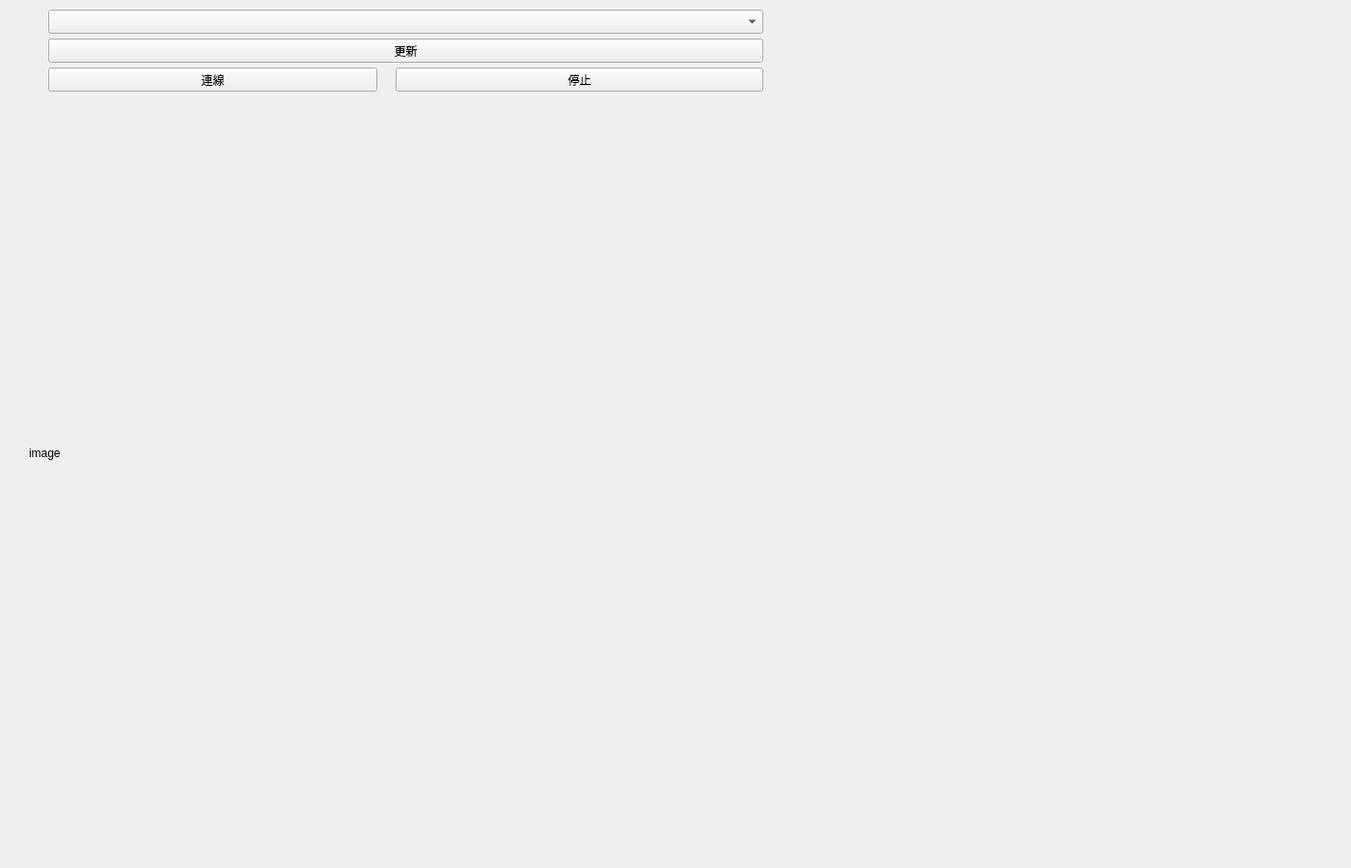
<?xml version="1.0" encoding="UTF-8"?>
<ui version="4.0">
 <class>Image_form</class>
 <widget class="QWidget" name="Image_form">
  <property name="geometry">
   <rect>
    <x>0</x>
    <y>0</y>
    <width>1400</width>
    <height>900</height>
   </rect>
  </property>
  <property name="windowTitle">
   <string>Form</string>
  </property>
  <widget class="QComboBox" name="comboBox">
   <property name="geometry">
    <rect>
     <x>50</x>
     <y>10</y>
     <width>741</width>
     <height>25</height>
    </rect>
   </property>
  </widget>
  <widget class="QPushButton" name="pushButton">
   <property name="geometry">
    <rect>
     <x>50</x>
     <y>40</y>
     <width>741</width>
     <height>25</height>
    </rect>
   </property>
   <property name="text">
    <string>更新</string>
   </property>
  </widget>
  <widget class="QPushButton" name="pushButton_2">
   <property name="geometry">
    <rect>
     <x>50</x>
     <y>70</y>
     <width>341</width>
     <height>25</height>
    </rect>
   </property>
   <property name="text">
    <string>連線</string>
   </property>
  </widget>
  <widget class="QLabel" name="label">
   <property name="geometry">
    <rect>
     <x>30</x>
     <y>110</y>
     <width>1280</width>
     <height>720</height>
    </rect>
   </property>
   <property name="text">
    <string>image</string>
   </property>
  </widget>
  <widget class="QPushButton" name="pushButton_3">
   <property name="geometry">
    <rect>
     <x>410</x>
     <y>70</y>
     <width>381</width>
     <height>25</height>
    </rect>
   </property>
   <property name="text">
    <string>停止</string>
   </property>
  </widget>
 </widget>
 <resources/>
 <connections/>
</ui>
